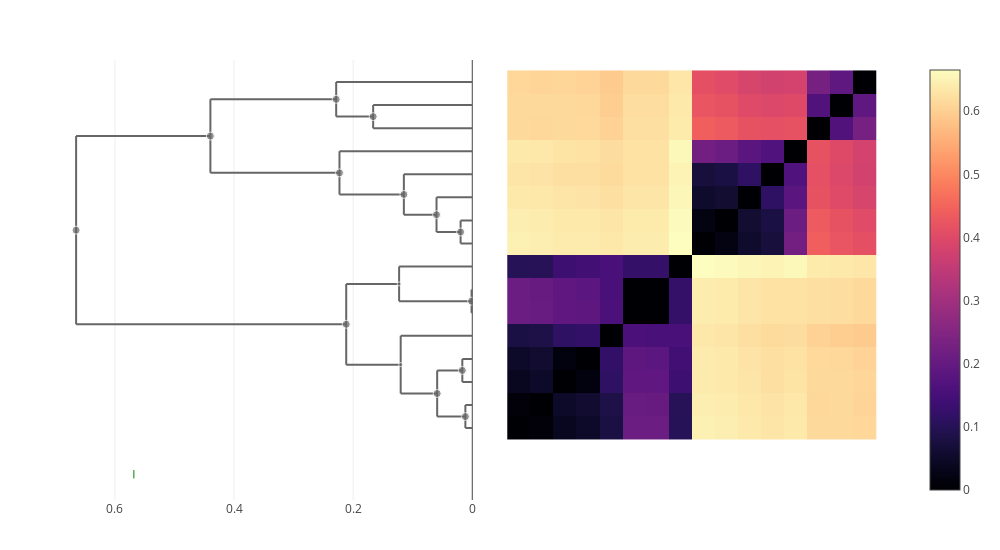

Notebook cell for this chart:
### Markdown cell above
### thuringiensis

### Code cell
plot(clustermap(apply_edits(edits), "thuringiensis"))

### Figure 1 — Plotly figure (JSON) as saved in the notebook; plotly's stock layout.template omitted (floating-point values rounded to 4 significant figures; data arrays with more than 128 entries replaced by an {"elided": "..."} marker saying what was removed)
{"data": [{"colorscale": {"elided": "256x2 mixed values"}, "type": "heatmap", "x": [0.5, 1.5, 2.5, 3.5, 4.5, 5.5, 6.5, 7.5, 8.5, 9.5, 10.5, 11.5, 12.5, 13.5, 14.5, 15.5, 16.5], "y": [0.5, 1.5, 2.5, 3.5, 4.5, 5.5, 6.5, 7.5, 8.5, 9.5, 10.5, 11.5, 12.5, 13.5, 14.5, 15.5, 16.5], "z": {"elided": "16x16 float values"}}, {"hoverinfo": "skip", "line": {"color": "#666666"}, "mode": "lines", "showlegend": false, "type": "scatter", "x": [0.0116, 0.0116, null, 0.0116, 0, null, 0.0116, 0, null], "xaxis": "x2", "y": [1, 2, null, 1, 1, null, 2, 2, null], "yaxis": "y"}, {"hoverinfo": "skip", "line": {"color": "#666666"}, "mode": "lines", "showlegend": false, "type": "scatter", "x": [0.05894, 0.05894, null, 0.05894, 0.0116, null, 0.05894, 0.01672, null], "xaxis": "x2", "y": [1.5, 3.5, null, 1.5, 1.5, null, 3.5, 3.5, null], "yaxis": "y"}, {"hoverinfo": "skip", "line": {"color": "#666666"}, "mode": "lines", "showlegend": false, "type": "scatter", "x": [0.1664, 0.1664, null, 0.1664, 0, null, 0.1664, 0, null], "xaxis": "x2", "y": [14, 15, null, 14, 14, null, 15, 15, null], "yaxis": "y"}, {"hoverinfo": "skip", "line": {"color": "#666666"}, "mode": "lines", "showlegend": false, "type": "scatter", "x": [0.1228, 0.1228, null, 0.1228, 0.001185, null, 0.1228, 0, null], "xaxis": "x2", "y": [6.5, 8, null, 6.5, 6.5, null, 8, 8, null], "yaxis": "y"}, {"hoverinfo": "skip", "line": {"color": "#666666"}, "mode": "lines", "showlegend": false, "type": "scatter", "x": [0.2285, 0.2285, null, 0.2285, 0.1664, null, 0.2285, 0, null], "xaxis": "x2", "y": [14.5, 16, null, 14.5, 14.5, null, 16, 16, null], "yaxis": "y"}, {"hoverinfo": "skip", "line": {"color": "#666666"}, "mode": "lines", "showlegend": false, "type": "scatter", "x": [0.01672, 0.01672, null, 0.01672, 0, null, 0.01672, 0, null], "xaxis": "x2", "y": [3, 4, null, 3, 3, null, 4, 4, null], "yaxis": "y"}, {"hoverinfo": "skip", "line": {"color": "#666666"}, "mode": "lines", "showlegend": false, "type": "scatter", "x": [0.001185, 0.001185, null, 0.001185, 0, null, 0.001185, 0, null], "xaxis": "x2", "y": [6, 7, null, 6, 6, null, 7, 7, null], "yaxis": "y"}, {"hoverinfo": "skip", "line": {"color": "#666666"}, "mode": "lines", "showlegend": false, "type": "scatter", "x": [0.06003, 0.06003, null, 0.06003, 0.01961, null, 0.06003, 0, null], "xaxis": "x2", "y": [9.5, 11, null, 9.5, 9.5, null, 11, 11, null], "yaxis": "y"}, {"hoverinfo": "skip", "line": {"color": "#666666"}, "mode": "lines", "showlegend": false, "type": "scatter", "x": [0.1202, 0.1202, null, 0.1202, 0.05894, null, 0.1202, 0, null], "xaxis": "x2", "y": [2.5, 5, null, 2.5, 2.5, null, 5, 5, null], "yaxis": "y"}, {"hoverinfo": "skip", "line": {"color": "#666666"}, "mode": "lines", "showlegend": false, "type": "scatter", "x": [0.223, 0.223, null, 0.223, 0.1149, null, 0.223, 0, null], "xaxis": "x2", "y": [11.12, 13, null, 11.12, 11.12, null, 13, 13, null], "yaxis": "y"}, {"hoverinfo": "skip", "line": {"color": "#666666"}, "mode": "lines", "showlegend": false, "type": "scatter", "x": [0.01961, 0.01961, null, 0.01961, 0, null, 0.01961, 0, null], "xaxis": "x2", "y": [9, 10, null, 9, 9, null, 10, 10, null], "yaxis": "y"}, {"hoverinfo": "skip", "line": {"color": "#666666"}, "mode": "lines", "showlegend": false, "type": "scatter", "x": [0.1149, 0.1149, null, 0.1149, 0.06003, null, 0.1149, 0, null], "xaxis": "x2", "y": [10.25, 12, null, 10.25, 10.25, null, 12, 12, null], "yaxis": "y"}, {"hoverinfo": "skip", "line": {"color": "#666666"}, "mode": "lines", "showlegend": false, "type": "scatter", "x": [0.6652, 0.6652, null, 0.6652, 0.2117, null, 0.6652, 0.4397, null], "xaxis": "x2", "y": [5.5, 13.66, null, 5.5, 5.5, null, 13.66, 13.66, null], "yaxis": "y"}, {"hoverinfo": "skip", "line": {"color": "#666666"}, "mode": "lines", "showlegend": false, "type": "scatter", "x": [0.2117, 0.2117, null, 0.2117, 0.1202, null, 0.2117, 0.1228, null], "xaxis": "x2", "y": [3.75, 7.25, null, 3.75, 3.75, null, 7.25, 7.25, null], "yaxis": "y"}, {"hoverinfo": "skip", "line": {"color": "#666666"}, "mode": "lines", "showlegend": false, "type": "scatter", "x": [0.4397, 0.4397, null, 0.4397, 0.223, null, 0.4397, 0.2285, null], "xaxis": "x2", "y": [12.06, 15.25, null, 12.06, 12.06, null, 15.25, 15.25, null], "yaxis": "y"}, {"customdata": [[30, 8], [21, 4], [25, 3], [26, 2], [29, 3], [19, 2], [17, 2], [22, 3], [24, 5], [28, 5], [20, 2], [23, 4], [31, 16], [27, 8], [18, 2]], "hovertemplate": "ID: %{customdata[0]}<br>\nHeight: %{x:.3f}<br>\nGenome count: %{customdata[1]}\n\n<extra></extra>", "marker": {"color": "#666666", "size": [8, 8, 4, 8, 8, 8, 8, 8, 4, 8, 8, 8, 8, 8, 8]}, "mode": "markers", "showlegend": false, "type": "scatter", "x": [0.4397, 0.05894, 0.1228, 0.1664, 0.2285, 0.01672, 0.001185, 0.06003, 0.1202, 0.223, 0.01961, 0.1149, 0.6652, 0.2117, 0.0116], "xaxis": "x2", "y": [13.66, 2.5, 7.25, 14.5, 15.25, 3.5, 6.5, 10.25, 3.75, 12.06, 9.5, 11.12, 9.578, 5.5, 1.5], "yaxis": "y"}, {"hovertemplate": "%{text} <br>\n%{x}\n<extra></extra>\n", "marker": {"color": "green", "line": {"color": "green", "width": 1}, "symbol": "line-ns"}, "mode": "markers", "text": ["cereus subgroup 2"], "type": "scatter", "x": [0.5683], "xaxis": "x2", "y": [-1, -1, -1, -1, -1, -1, -1, -1]}], "layout": {"height": 550, "hovermode": "closest", "margin": {"b": 50, "l": 50, "r": 50, "t": 60}, "showlegend": false, "width": 1000, "xaxis": {"autorange": true, "domain": [0.505, 1], "range": [-0.6507, 17.65], "scaleanchor": "y", "type": "linear", "visible": false}, "xaxis2": {"autorange": true, "domain": [0, 0.495], "range": [0.709, 0], "rangemode": "nonnegative", "showspikes": true, "spikedash": "solid", "spikemode": "across", "spikethickness": 1, "type": "linear"}, "yaxis": {"autorange": true, "domain": [0, 1], "range": [-2.116, 16.95], "scaleanchor": "x", "type": "linear", "visible": false}}}
